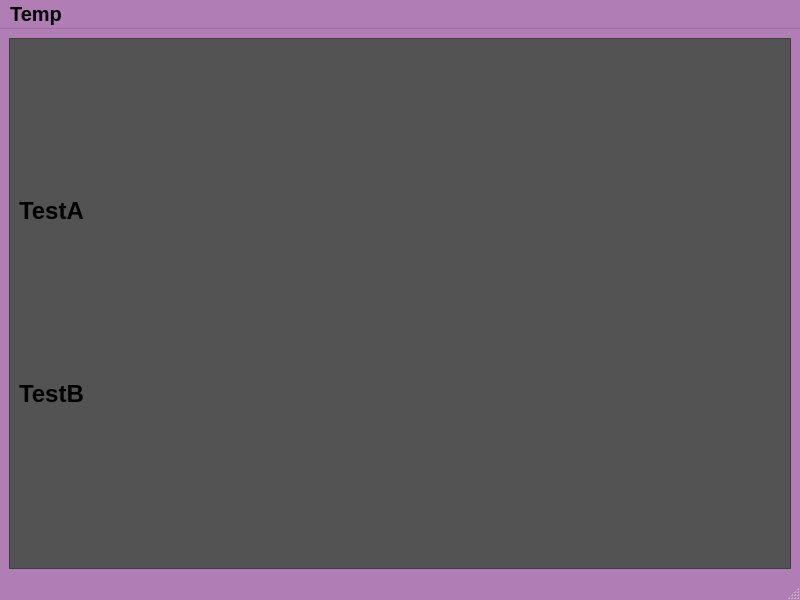
<?xml version="1.0" encoding="UTF-8"?>
<ui version="4.0">
 <class>MainWindow</class>
 <widget class="QMainWindow" name="MainWindow">
  <property name="geometry">
   <rect>
    <x>0</x>
    <y>0</y>
    <width>800</width>
    <height>600</height>
   </rect>
  </property>
  <property name="palette">
   <palette>
    <active>
     <colorrole role="Window">
      <brush brushstyle="SolidPattern">
       <color alpha="255">
        <red>176</red>
        <green>125</green>
        <blue>180</blue>
       </color>
      </brush>
     </colorrole>
     <colorrole role="Highlight">
      <brush brushstyle="SolidPattern">
       <color alpha="255">
        <red>0</red>
        <green>170</green>
        <blue>0</blue>
       </color>
      </brush>
     </colorrole>
     <colorrole role="AlternateBase">
      <brush brushstyle="SolidPattern">
       <color alpha="255">
        <red>65</red>
        <green>65</green>
        <blue>65</blue>
       </color>
      </brush>
     </colorrole>
    </active>
    <inactive>
     <colorrole role="Window">
      <brush brushstyle="SolidPattern">
       <color alpha="255">
        <red>176</red>
        <green>125</green>
        <blue>180</blue>
       </color>
      </brush>
     </colorrole>
     <colorrole role="Highlight">
      <brush brushstyle="SolidPattern">
       <color alpha="255">
        <red>0</red>
        <green>170</green>
        <blue>0</blue>
       </color>
      </brush>
     </colorrole>
     <colorrole role="AlternateBase">
      <brush brushstyle="SolidPattern">
       <color alpha="255">
        <red>65</red>
        <green>65</green>
        <blue>65</blue>
       </color>
      </brush>
     </colorrole>
    </inactive>
    <disabled>
     <colorrole role="Base">
      <brush brushstyle="SolidPattern">
       <color alpha="255">
        <red>176</red>
        <green>125</green>
        <blue>180</blue>
       </color>
      </brush>
     </colorrole>
     <colorrole role="Window">
      <brush brushstyle="SolidPattern">
       <color alpha="255">
        <red>176</red>
        <green>125</green>
        <blue>180</blue>
       </color>
      </brush>
     </colorrole>
     <colorrole role="AlternateBase">
      <brush brushstyle="SolidPattern">
       <color alpha="255">
        <red>65</red>
        <green>65</green>
        <blue>65</blue>
       </color>
      </brush>
     </colorrole>
    </disabled>
   </palette>
  </property>
  <property name="windowTitle">
   <string>MainWindow</string>
  </property>
  <widget class="QWidget" name="centralwidget">
   <layout class="QVBoxLayout" name="verticalLayout">
    <item>
     <widget class="QScrollArea" name="scrollArea">
      <property name="palette">
       <palette>
        <active>
         <colorrole role="Base">
          <brush brushstyle="SolidPattern">
           <color alpha="255">
            <red>255</red>
            <green>255</green>
            <blue>255</blue>
           </color>
          </brush>
         </colorrole>
         <colorrole role="Window">
          <brush brushstyle="SolidPattern">
           <color alpha="255">
            <red>83</red>
            <green>83</green>
            <blue>83</blue>
           </color>
          </brush>
         </colorrole>
        </active>
        <inactive>
         <colorrole role="Base">
          <brush brushstyle="SolidPattern">
           <color alpha="255">
            <red>255</red>
            <green>255</green>
            <blue>255</blue>
           </color>
          </brush>
         </colorrole>
         <colorrole role="Window">
          <brush brushstyle="SolidPattern">
           <color alpha="255">
            <red>83</red>
            <green>83</green>
            <blue>83</blue>
           </color>
          </brush>
         </colorrole>
        </inactive>
        <disabled>
         <colorrole role="Base">
          <brush brushstyle="SolidPattern">
           <color alpha="255">
            <red>83</red>
            <green>83</green>
            <blue>83</blue>
           </color>
          </brush>
         </colorrole>
         <colorrole role="Window">
          <brush brushstyle="SolidPattern">
           <color alpha="255">
            <red>83</red>
            <green>83</green>
            <blue>83</blue>
           </color>
          </brush>
         </colorrole>
        </disabled>
       </palette>
      </property>
      <property name="autoFillBackground">
       <bool>true</bool>
      </property>
      <property name="widgetResizable">
       <bool>true</bool>
      </property>
      <widget class="QWidget" name="scrollAreaWidgetContents">
       <property name="geometry">
        <rect>
         <x>0</x>
         <y>0</y>
         <width>780</width>
         <height>525</height>
        </rect>
       </property>
       <layout class="QVBoxLayout" name="verticalLayout_2">
        <item>
         <widget class="QLabel" name="label">
          <property name="sizePolicy">
           <sizepolicy hsizetype="Fixed" vsizetype="Fixed">
            <horstretch>0</horstretch>
            <verstretch>0</verstretch>
           </sizepolicy>
          </property>
          <property name="text">
           <string>&lt;html&gt;&lt;head/&gt;&lt;body&gt;&lt;p&gt;&lt;span style=&quot; font-size:18pt; font-weight:700; color:#000000;&quot;&gt;TestA&lt;/span&gt;&lt;/p&gt;&lt;/body&gt;&lt;/html&gt;</string>
          </property>
         </widget>
        </item>
        <item>
         <widget class="QLabel" name="label_2">
          <property name="sizePolicy">
           <sizepolicy hsizetype="Fixed" vsizetype="Fixed">
            <horstretch>0</horstretch>
            <verstretch>0</verstretch>
           </sizepolicy>
          </property>
          <property name="text">
           <string>&lt;html&gt;&lt;head/&gt;&lt;body&gt;&lt;p&gt;&lt;span style=&quot; font-size:18pt; font-weight:700; color:#000000;&quot;&gt;TestB&lt;/span&gt;&lt;/p&gt;&lt;/body&gt;&lt;/html&gt;</string>
          </property>
         </widget>
        </item>
       </layout>
      </widget>
     </widget>
    </item>
   </layout>
  </widget>
  <widget class="QMenuBar" name="menubar">
   <property name="geometry">
    <rect>
     <x>0</x>
     <y>0</y>
     <width>800</width>
     <height>33</height>
    </rect>
   </property>
   <property name="sizePolicy">
    <sizepolicy hsizetype="Ignored" vsizetype="Minimum">
     <horstretch>0</horstretch>
     <verstretch>0</verstretch>
    </sizepolicy>
   </property>
   <property name="minimumSize">
    <size>
     <width>0</width>
     <height>0</height>
    </size>
   </property>
   <property name="font">
    <font>
     <pointsize>15</pointsize>
     <bold>true</bold>
    </font>
   </property>
   <property name="autoFillBackground">
    <bool>true</bool>
   </property>
   <widget class="QMenu" name="menuTemp">
    <property name="sizePolicy">
     <sizepolicy hsizetype="Preferred" vsizetype="Preferred">
      <horstretch>0</horstretch>
      <verstretch>0</verstretch>
     </sizepolicy>
    </property>
    <property name="minimumSize">
     <size>
      <width>11</width>
      <height>0</height>
     </size>
    </property>
    <property name="palette">
     <palette>
      <active>
       <colorrole role="Button">
        <brush brushstyle="SolidPattern">
         <color alpha="0">
          <red>0</red>
          <green>0</green>
          <blue>0</blue>
         </color>
        </brush>
       </colorrole>
       <colorrole role="Window">
        <brush brushstyle="SolidPattern">
         <color alpha="255">
          <red>85</red>
          <green>170</green>
          <blue>255</blue>
         </color>
        </brush>
       </colorrole>
      </active>
      <inactive>
       <colorrole role="Button">
        <brush brushstyle="SolidPattern">
         <color alpha="0">
          <red>0</red>
          <green>0</green>
          <blue>0</blue>
         </color>
        </brush>
       </colorrole>
       <colorrole role="Window">
        <brush brushstyle="SolidPattern">
         <color alpha="255">
          <red>85</red>
          <green>170</green>
          <blue>255</blue>
         </color>
        </brush>
       </colorrole>
      </inactive>
      <disabled>
       <colorrole role="Button">
        <brush brushstyle="SolidPattern">
         <color alpha="0">
          <red>0</red>
          <green>0</green>
          <blue>0</blue>
         </color>
        </brush>
       </colorrole>
       <colorrole role="Base">
        <brush brushstyle="SolidPattern">
         <color alpha="255">
          <red>85</red>
          <green>170</green>
          <blue>255</blue>
         </color>
        </brush>
       </colorrole>
       <colorrole role="Window">
        <brush brushstyle="SolidPattern">
         <color alpha="255">
          <red>85</red>
          <green>170</green>
          <blue>255</blue>
         </color>
        </brush>
       </colorrole>
      </disabled>
     </palette>
    </property>
    <property name="font">
     <font>
      <family>Tempus Sans ITC</family>
     </font>
    </property>
    <property name="title">
     <string>Temp</string>
    </property>
    <property name="icon">
     <iconset>
      <normaloff>../ADPS_logo_L.png</normaloff>../ADPS_logo_L.png</iconset>
    </property>
    <addaction name="actionHome"/>
    <addaction name="actionPatient_Survey"/>
    <addaction name="actionCognitive_Test"/>
    <addaction name="actionGenetic_Test"/>
    <addaction name="actionResults"/>
    <addaction name="actionLogout"/>
   </widget>
   <addaction name="menuTemp"/>
  </widget>
  <widget class="QStatusBar" name="statusbar">
   <property name="palette">
    <palette>
     <active>
      <colorrole role="Window">
       <brush brushstyle="SolidPattern">
        <color alpha="255">
         <red>255</red>
         <green>170</green>
         <blue>127</blue>
        </color>
       </brush>
      </colorrole>
     </active>
     <inactive>
      <colorrole role="Window">
       <brush brushstyle="SolidPattern">
        <color alpha="255">
         <red>255</red>
         <green>170</green>
         <blue>127</blue>
        </color>
       </brush>
      </colorrole>
     </inactive>
     <disabled>
      <colorrole role="Base">
       <brush brushstyle="SolidPattern">
        <color alpha="255">
         <red>255</red>
         <green>170</green>
         <blue>127</blue>
        </color>
       </brush>
      </colorrole>
      <colorrole role="Window">
       <brush brushstyle="SolidPattern">
        <color alpha="255">
         <red>255</red>
         <green>170</green>
         <blue>127</blue>
        </color>
       </brush>
      </colorrole>
     </disabled>
    </palette>
   </property>
   <property name="font">
    <font>
     <pointsize>10</pointsize>
    </font>
   </property>
  </widget>
  <action name="actionHome">
   <property name="text">
    <string>Home</string>
   </property>
  </action>
  <action name="actionPatient_Survey">
   <property name="text">
    <string>Patient Survey</string>
   </property>
  </action>
  <action name="actionCognitive_Test">
   <property name="text">
    <string>Cognitive Test</string>
   </property>
  </action>
  <action name="actionGenetic_Test">
   <property name="text">
    <string>Genetic Test</string>
   </property>
  </action>
  <action name="actionResults">
   <property name="text">
    <string>Results</string>
   </property>
  </action>
  <action name="actionLogout">
   <property name="text">
    <string>Logout</string>
   </property>
  </action>
 </widget>
 <resources/>
 <connections/>
</ui>
